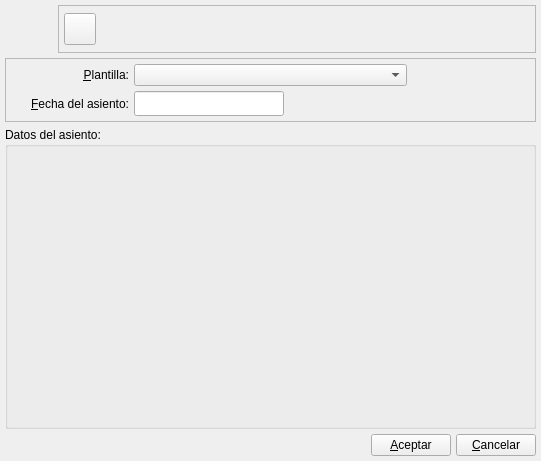
<ui version="4.0" >
 <class>AplInteligentesBase</class>
 <widget class="QWidget" name="AplInteligentesBase" >
  <property name="geometry" >
   <rect>
    <x>0</x>
    <y>0</y>
    <width>541</width>
    <height>461</height>
   </rect>
  </property>
  <property name="windowTitle" >
   <string>Aplicar Asiento Inteligente</string>
  </property>
  <property name="windowIcon" >
   <iconset resource="../../bulmages.qrc" >:/BulmaCont32x32/images/png/wizard.png</iconset>
  </property>
  <layout class="QVBoxLayout" >
   <property name="spacing" >
    <number>5</number>
   </property>
   <property name="leftMargin" >
    <number>5</number>
   </property>
   <property name="topMargin" >
    <number>5</number>
   </property>
   <property name="rightMargin" >
    <number>5</number>
   </property>
   <property name="bottomMargin" >
    <number>5</number>
   </property>
   <item>
    <layout class="QHBoxLayout" >
     <property name="spacing" >
      <number>5</number>
     </property>
     <property name="leftMargin" >
      <number>0</number>
     </property>
     <property name="topMargin" >
      <number>0</number>
     </property>
     <property name="rightMargin" >
      <number>0</number>
     </property>
     <property name="bottomMargin" >
      <number>0</number>
     </property>
     <item>
      <widget class="QLabel" name="label" >
       <property name="minimumSize" >
        <size>
         <width>48</width>
         <height>48</height>
        </size>
       </property>
       <property name="maximumSize" >
        <size>
         <width>48</width>
         <height>48</height>
        </size>
       </property>
       <property name="pixmap" >
        <pixmap resource="../../bulmages.qrc" >:/BulmaCont32x32/images/png/wizard.png</pixmap>
       </property>
       <property name="scaledContents" >
        <bool>true</bool>
       </property>
      </widget>
     </item>
     <item>
      <widget class="QFrame" name="frame" >
       <property name="frameShape" >
        <enum>QFrame::StyledPanel</enum>
       </property>
       <property name="frameShadow" >
        <enum>QFrame::Raised</enum>
       </property>
       <layout class="QGridLayout" >
        <property name="leftMargin" >
         <number>5</number>
        </property>
        <property name="topMargin" >
         <number>5</number>
        </property>
        <property name="rightMargin" >
         <number>5</number>
        </property>
        <property name="bottomMargin" >
         <number>5</number>
        </property>
        <property name="horizontalSpacing" >
         <number>5</number>
        </property>
        <property name="verticalSpacing" >
         <number>5</number>
        </property>
        <item row="0" column="1" >
         <spacer>
          <property name="orientation" >
           <enum>Qt::Horizontal</enum>
          </property>
          <property name="sizeHint" >
           <size>
            <width>40</width>
            <height>20</height>
           </size>
          </property>
         </spacer>
        </item>
        <item row="0" column="0" >
         <widget class="QToolButton" name="toolButton" >
          <property name="minimumSize" >
           <size>
            <width>32</width>
            <height>32</height>
           </size>
          </property>
          <property name="maximumSize" >
           <size>
            <width>32</width>
            <height>32</height>
           </size>
          </property>
          <property name="icon" >
           <iconset resource="../../bulmages.qrc" >:/Images/edit-save.svg</iconset>
          </property>
          <property name="iconSize" >
           <size>
            <width>32</width>
            <height>32</height>
           </size>
          </property>
          <property name="shortcut" >
           <string>Ctrl+S</string>
          </property>
         </widget>
        </item>
       </layout>
      </widget>
     </item>
    </layout>
   </item>
   <item>
    <widget class="QFrame" name="frame_2" >
     <property name="frameShape" >
      <enum>QFrame::StyledPanel</enum>
     </property>
     <property name="frameShadow" >
      <enum>QFrame::Raised</enum>
     </property>
     <layout class="QGridLayout" >
      <property name="leftMargin" >
       <number>5</number>
      </property>
      <property name="topMargin" >
       <number>5</number>
      </property>
      <property name="rightMargin" >
       <number>5</number>
      </property>
      <property name="bottomMargin" >
       <number>5</number>
      </property>
      <property name="horizontalSpacing" >
       <number>5</number>
      </property>
      <property name="verticalSpacing" >
       <number>5</number>
      </property>
      <item row="0" column="1" colspan="2" >
       <widget class="QComboBox" name="mui_comboainteligentes" >
        <property name="sizePolicy" >
         <sizepolicy vsizetype="Fixed" hsizetype="Expanding" >
          <horstretch>0</horstretch>
          <verstretch>0</verstretch>
         </sizepolicy>
        </property>
        <property name="autoCompletion" >
         <bool>true</bool>
        </property>
        <property name="duplicatesEnabled" >
         <bool>false</bool>
        </property>
       </widget>
      </item>
      <item row="1" column="1" >
       <widget class="BusquedaFecha" name="fechaasiento" >
        <property name="sizePolicy" >
         <sizepolicy vsizetype="Fixed" hsizetype="Expanding" >
          <horstretch>0</horstretch>
          <verstretch>0</verstretch>
         </sizepolicy>
        </property>
        <property name="maximumSize" >
         <size>
          <width>150</width>
          <height>32767</height>
         </size>
        </property>
       </widget>
      </item>
      <item row="1" column="0" >
       <widget class="QLabel" name="textLabel1_2" >
        <property name="text" >
         <string>&amp;Fecha del asiento:</string>
        </property>
        <property name="alignment" >
         <set>Qt::AlignRight|Qt::AlignTrailing|Qt::AlignVCenter</set>
        </property>
        <property name="buddy" >
         <cstring>fechaasiento</cstring>
        </property>
       </widget>
      </item>
      <item row="0" column="0" >
       <widget class="QLabel" name="textLabel1" >
        <property name="text" >
         <string>&amp;Plantilla:</string>
        </property>
        <property name="alignment" >
         <set>Qt::AlignRight|Qt::AlignTrailing|Qt::AlignVCenter</set>
        </property>
        <property name="buddy" >
         <cstring>mui_comboainteligentes</cstring>
        </property>
       </widget>
      </item>
      <item row="1" column="2" colspan="2" >
       <spacer>
        <property name="orientation" >
         <enum>Qt::Horizontal</enum>
        </property>
        <property name="sizeHint" >
         <size>
          <width>201</width>
          <height>25</height>
         </size>
        </property>
       </spacer>
      </item>
     </layout>
    </widget>
   </item>
   <item>
    <widget class="QGroupBox" name="mui_datosAsiento" >
     <property name="sizePolicy" >
      <sizepolicy vsizetype="Expanding" hsizetype="Preferred" >
       <horstretch>0</horstretch>
       <verstretch>0</verstretch>
      </sizepolicy>
     </property>
     <property name="title" >
      <string>Datos del asiento:</string>
     </property>
    </widget>
   </item>
   <item>
    <layout class="QHBoxLayout" >
     <property name="spacing" >
      <number>5</number>
     </property>
     <property name="leftMargin" >
      <number>0</number>
     </property>
     <property name="topMargin" >
      <number>0</number>
     </property>
     <property name="rightMargin" >
      <number>0</number>
     </property>
     <property name="bottomMargin" >
      <number>0</number>
     </property>
     <item>
      <spacer>
       <property name="orientation" >
        <enum>Qt::Horizontal</enum>
       </property>
       <property name="sizeHint" >
        <size>
         <width>40</width>
         <height>20</height>
        </size>
       </property>
      </spacer>
     </item>
     <item>
      <widget class="QPushButton" name="mui_aceptar" >
       <property name="focusPolicy" >
        <enum>Qt::NoFocus</enum>
       </property>
       <property name="text" >
        <string>&amp;Aceptar</string>
       </property>
      </widget>
     </item>
     <item>
      <widget class="QPushButton" name="mui_cancelar" >
       <property name="focusPolicy" >
        <enum>Qt::NoFocus</enum>
       </property>
       <property name="text" >
        <string>&amp;Cancelar</string>
       </property>
       <property name="autoDefault" >
        <bool>false</bool>
       </property>
      </widget>
     </item>
    </layout>
   </item>
  </layout>
 </widget>
 <layoutdefault spacing="6" margin="11" />
 <customwidgets>
  <customwidget>
   <class>BusquedaFecha</class>
   <extends>QLineEdit</extends>
   <header>busquedafecha.h</header>
  </customwidget>
 </customwidgets>
 <tabstops>
  <tabstop>mui_comboainteligentes</tabstop>
  <tabstop>fechaasiento</tabstop>
  <tabstop>mui_cancelar</tabstop>
 </tabstops>
 <resources>
  <include location="../../bulmages.qrc" />
 </resources>
 <connections>
  <connection>
   <sender>mui_cancelar</sender>
   <signal>clicked()</signal>
   <receiver>AplInteligentesBase</receiver>
   <slot>close()</slot>
   <hints>
    <hint type="sourcelabel" >
     <x>579</x>
     <y>444</y>
    </hint>
    <hint type="destinationlabel" >
     <x>596</x>
     <y>460</y>
    </hint>
   </hints>
  </connection>
 </connections>
</ui>
